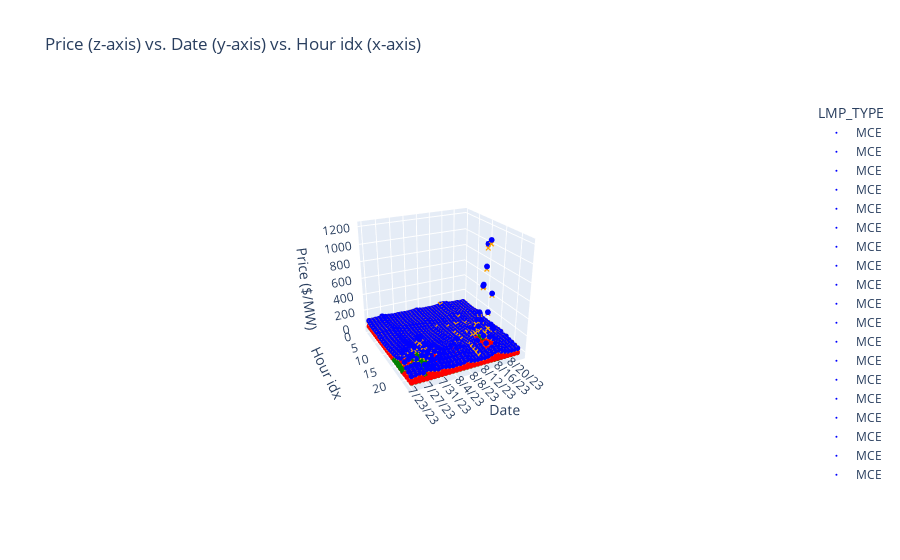

Here is the notebook cell this chart was saved with:
### Code cell
from draw_avg_price import draw_avg_price_for_multiple_days

data_folder = "data/LMP"
avg_price_folder = os.path.join(data_folder, 'avg_hourly_price_0723_0823')
draw_avg_price_for_multiple_days(avg_price_folder)
